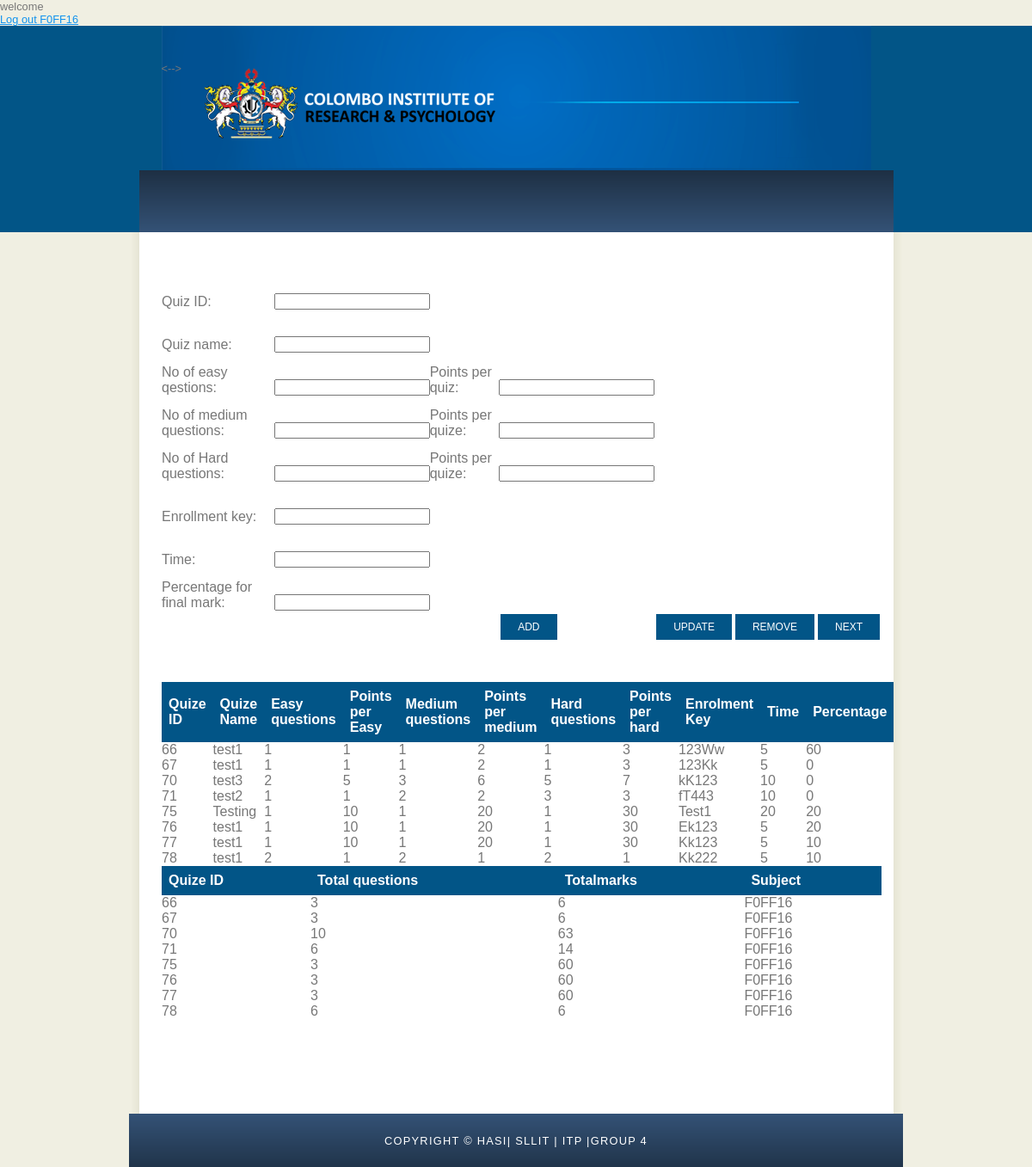
/QuizeInfo.php?link=F0FF16, run on the app's committed database.
### tables this page shows
CREATE TABLE `quize_info` (
  `quizeid` int(11) NOT NULL,
  `quizename` text NOT NULL,
  `no_easy` int(11) NOT NULL,
  `points_easy` int(11) NOT NULL,
  `no_medium` int(11) NOT NULL,
  `points_medium` int(11) NOT NULL,
  `no_hard` int(11) NOT NULL,
  `points_hard` int(11) NOT NULL,
  `total_questions` int(11) NOT NULL,
  `totalmarks` int(11) NOT NULL,
  `enrolment_key` text NOT NULL,
  `subject` text NOT NULL,
  `time` int(11) NOT NULL,
  `percentagefm` float NOT NULL
);

### QuizeInfo.php (the view, shortened to what this page needs)
<?php include 'databaseh.php'; ?>
<?php
echo '<br><a href = "../a/homelogin.php?action=logout">Log out <a/>';
echo $_SESSION['link'];
$subject = $_SESSION['link'];
$query = "SELECT * FROM `quize_info` where subject = '$subject'";
$result = $mysqli->query($query)
 or die($mysqli->error.__LINE__);
$res  = $mysqli->query($query) or die($mysqli->error.__LINE__);
?>
<!DOCTYPE html>
<html>
<head>
  <link rel="stylesheet" type="text/css" href="styleh.css" title="style" />
</head>
<body>
  <div id="main">
    <div id="header">
      <div id="logo">
        <div id="logo_text">
        </div>
      </div>
      <div id="menubar">
      </div>
    </div>
    <div id="site_content">
      <div class="sidebar">
      </div>
      <div id="content">
        <form method="post" action="QuizeInfo.php">
	<table>
		<tr>
		<td id="td1">Quiz ID:</td>
		<td id="td1"><input  type="number" name="quizeid" id="quizeid" readonly/></td>
		</tr>
		<tr>
		<td id="td1">Quiz name:</td>
		<td id="td1"><input  type="text" name="qname" id="qname" required /></td>
		</tr>
		<tr>
		<td id="td1">No of easy qestions:</td>
		<td id="td1"><input type="number" name="easy" id="easy"/></td>
		<td id="td1">Points per quiz:</td>
		<td id="td1"><input  type="number" name="epoints" id="epoints" required/></td>
		</tr>
		<tr>
		<td id="td1">No of medium questions:</td>
		<td id="td1"><input type="number" name="medium" id="medium" required/></td>
		<td id="td1">Points per quize:</td>
		<td id="td1"><input  type="number" name="mpoints" id="mpoints" required/></td>
		</tr>
		<tr>
		<td id="td1">No of Hard questions:</td>
		<td id="td1"><input type="number" name="hard" id="hard" required/></td>
		<td id="td1">Points per quize:</td>
		<td id="td1"><input  type="number" name="hpoints" id="hpoints" required/></td>
		</tr>
		<tr>
		<td id="td1">Enrollment key:</td>
		<td id="td1"><input type="text" name="ekey" id="ekey" required pattern="(?=.*\d)(?=.*[a-z])(?=.*[A-Z]).{5,}" title="Must contain at least one number and one uppercase and lowercase letter, and at least 5 or more characters" required/></td>
		</tr>
		<tr>
		<td id="td1">Time:</td>
		<td id="td1"><input  type="number" name="time" id="time" /></td>
		</tr>
		<tr>
		<td id="td1">Percentage for final mark:</td>
		<td id="td1"><input  type="number" name="percentage" id="percentage" /></td>
		</tr>
		<tr>
		<td></td>
		<td></td>
		<td></td>
		<td>
		<input type="submit"  name="submit" class="button" value="ADD">
		</td>
		<td >
		<input type="submit" name="update"  class="button" value="UPDATE">
		</td>
	<td >
		<input type="submit"  name="delete" class="button" value="REMOVE">
		</td>
		<td >
		<input type="submit"  name="next" class="button" value="NEXT">
		</td>
		</tr>
	</table>
	</form>
	<br>
	<br>
	<br>
	 <form >
	<table id="table">
  <tr id="tr2">
    <th id="th2">Quize ID</th>
    <th id="th2">Quize Name</th>
    <th id="th2">Easy questions</th>
     <th id="th2">Points per Easy</th>
    <th id="th2">Medium questions</th>
    <th id="th2">Points per medium</th>
     <th id="th2">Hard questions</th>
    <th id="th2">Points per hard </th>
      <th id="th2">Enrolment Key</th>
    <th id="th2">Time</th>
    <th id="th2">Percentage</th>
  </tr >
<tr>
<?php
while($row = mysqli_fetch_array($result)){
	echo"<tr><td>{$row['quizeid']}</td><td>{$row['quizename']}</td><td>{$row['no_easy']}</td><td>{$row['points_easy']}</td><td>{$row['no_medium']}</td><td>{$row['points_medium']}</td><td>{$row['no_hard']}</td><td>{$row['points_hard']}</td><td>{$row['enrolment_key']}</td><td>{$row['time']}</td><td>{$row['percentagefm']}</td></tr>";
}
?>
  </tr>
</table>
	<table id="table">
  <tr id="tr2">
    <th id="th2">Quize ID</th>
    <th id="th2">Total questions</th>
    <th id="th2">Totalmarks</th>
    <th id="th2">Subject</th>
  </tr >
<tr>
<?php
while($row = mysqli_fetch_array($res)){
	echo"<tr><td>{$row['quizeid']}</td><td>{$row['total_questions']}</td><td>{$row['totalmarks']}</td><td>{$row['subject']}</td></tr>";
}
?>
  </tr>
</table>
	</form>
	<br> <br>
	<br> <br>
	<br> <br>
      </div>
    </div>
    <div id="footer">
      Copyright &copy; Hasi| SLLIT | ITP |Group 4
    </div>
  </div>
</body>
</html>

### styleh.css (style rules this page uses)
html { height: 100%; }
* { margin: 0; padding: 0; }
body { font: normal .80em 'trebuchet ms', arial, sans-serif; background: #F0EFE2; color: #777; }
a, a:hover { outline: none; text-decoration: underline; color: #1293EE; }
#main, #logo, #menubar, #site_content, #footer { margin-left: auto; margin-right: auto; }
#header { background: #025587; height: 240px; }
#logo { width: 825px; position: relative; height: 168px; background: #025587 url(logo.png) no-repeat; }
#logo #logo_text { position: absolute; top: 20px; left: 0; }
#logo_text h1, #logo_text h1 a, #logo_text h1 a:hover { padding: 22px 0 0 0; color: #FFF; letter-spacing: 0.1em; text-decoration: none; }
#menubar { width: 900px; height: 72px; padding: 0; background: #29415D url(menu.png) repeat-x; }
#site_content { width: 837px; overflow: hidden; margin: 0 auto 0 auto; padding: 20px 24px 20px 37px; background: #FFF url(content.png) repeat-y; }
.sidebar { float: right; width: 190px; padding: 0 15px 20px 15px; }
#footer { width: 900px; font: normal 100% 'lucida sans unicode', arial, sans-serif; height: 33px; padding: 24px 0 5px 0; text-align: center; background: #29425E url(footer.png) repeat-x; color: #FFF; text-transform: uppercase; letter-spacing: 0.1em; }
#menubar { width: 877px; height: 72px; padding: 0; }

### QuizeInfo.php (style rules this page uses)
table { border-collapse: collapse; width: 100%; }
#td1 { height: 50px; vertical-align: bottom; }
.button { background-color:#025587 ; border: none; color: white; padding: 8px 20px; text-align: center; text-decoration: none; display: inline-block; font-size: 12px; margin: 4px 2px; cursor: pointer; }
#th2, #td3 { text-align: left; padding: 8px; }
#th2 { background-color: #025587; color: white; }
table tr:not(:first-child) { cursor: pointer;transition: all .25s ease-in-out; }

### data on the page
quize_info: quizeid "66", quizename "test1", no_easy "1", points_easy "1", no_medium "1", points_medium "2", no_hard "1", points_hard "3", enrolment_key "123Ww", time "5", percentagefm "60", total_questions "3", totalmarks "6", subject "F0FF16"
quize_info: quizeid "67", quizename "test1", no_easy "1", points_easy "1", no_medium "1", points_medium "2", no_hard "1", points_hard "3", enrolment_key "123Kk", time "5", percentagefm "0", total_questions "3", totalmarks "6", subject "F0FF16"
quize_info: quizeid "70", quizename "test3", no_easy "2", points_easy "5", no_medium "3", points_medium "6", no_hard "5", points_hard "7", enrolment_key "kK123", time "10", percentagefm "0", total_questions "10", totalmarks "63", subject "F0FF16"
quize_info: quizeid "71", quizename "test2", no_easy "1", points_easy "1", no_medium "2", points_medium "2", no_hard "3", points_hard "3", enrolment_key "fT443", time "10", percentagefm "0", total_questions "6", totalmarks "14", subject "F0FF16"
quize_info: quizeid "75", quizename "Testing", no_easy "1", points_easy "10", no_medium "1", points_medium "20", no_hard "1", points_hard "30", enrolment_key "Test1", time "20", percentagefm "20", total_questions "3", totalmarks "60", subject "F0FF16"
quize_info: quizeid "76", quizename "test1", no_easy "1", points_easy "10", no_medium "1", points_medium "20", no_hard "1", points_hard "30", enrolment_key "Ek123", time "5", percentagefm "20", total_questions "3", totalmarks "60", subject "F0FF16"
quize_info: quizeid "77", quizename "test1", no_easy "1", points_easy "10", no_medium "1", points_medium "20", no_hard "1", points_hard "30", enrolment_key "Kk123", time "5", percentagefm "10", total_questions "3", totalmarks "60", subject "F0FF16"
quize_info: quizeid "78", quizename "test1", no_easy "2", points_easy "1", no_medium "2", points_medium "1", no_hard "2", points_hard "1", enrolment_key "Kk222", time "5", percentagefm "10", total_questions "6", totalmarks "6", subject "F0FF16"

### other printed values
$_SESSION['link'] "F0FF16"
